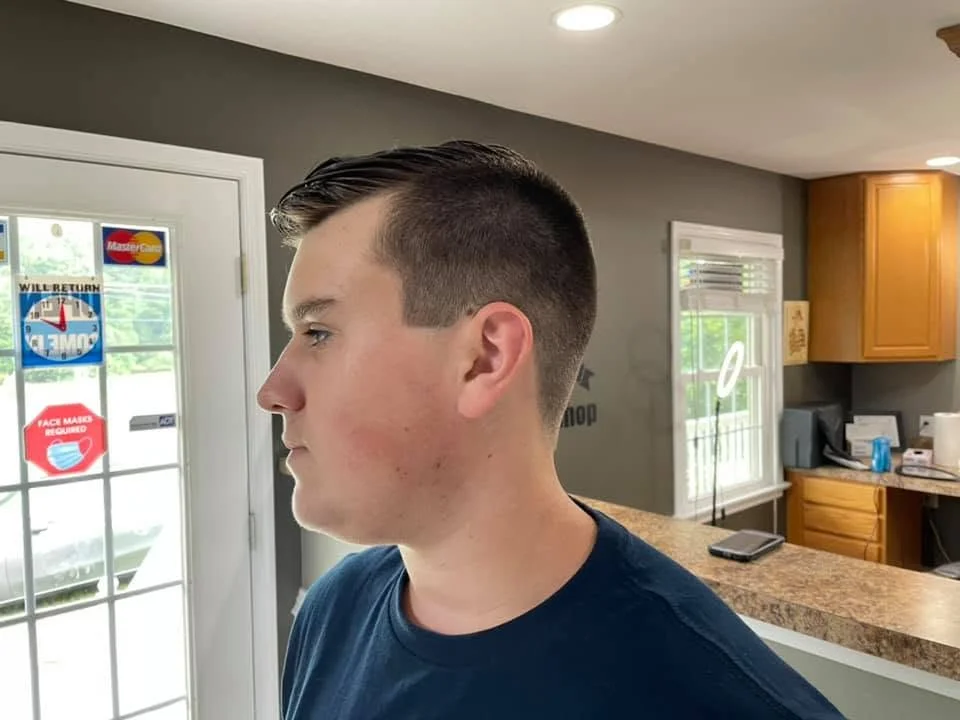
#> input picture media/gallery/cut-03.webp, 960 x 720 px, given in place of 000.webp, which was not available
$ python build_backdrop.py
#> lines starting #> are read from the running program, lines starting #| are printed output that depends on the picture
### tools/backdrop-frames/sources.py
from pathlib import Path

from settings import REPLACEMENTS_FOLDER, SOURCE_FRAMES_FOLDER, SOURCE_KEYS_FOLDER


def source_frame_path(clip: int, source_frame: int) -> Path:
    replacement: Path = REPLACEMENTS_FOLDER / f"c{clip + 1}" / f"{source_frame:03d}.webp"
    if replacement.exists():
        return replacement
    return SOURCE_FRAMES_FOLDER / f"c{clip + 1}" / f"{source_frame:03d}.webp"


# [5 lines left out: function source_key_path, not called in this run]

### tools/backdrop-frames/build_backdrop.py
import argparse
from pathlib import Path

from PIL import Image

from crop import crop_portrait, subject_center_at
from settings import (
    CLIP_COUNT,
    FRAME_STRIDE,
    KEY_NUMBERS,
    KEY_SUBJECT_CENTERS,
    OUTPUT_FOLDER,
    SOURCE_FRAMES_PER_CLIP,
    VARIANTS,
    Variant,
)
from sources import source_frame_path, source_key_path


def save_avif(image: Image.Image, size: tuple[int, int], quality: int, path: Path) -> int:
    resized: Image.Image = image if image.size == size else image.resize(size, Image.LANCZOS)
    path.parent.mkdir(parents=True, exist_ok=True)
    resized.save(path, "AVIF", quality=quality, speed=4)
    return path.stat().st_size


def build_frames(variant: Variant, clip_numbers: list[int]) -> int:
    total_bytes: int = 0
    for clip_number in clip_numbers:
        clip: int = clip_number - 1
        for kept_frame, source_frame in enumerate(range(0, SOURCE_FRAMES_PER_CLIP, FRAME_STRIDE)):
            source: Image.Image = Image.open(source_frame_path(clip, source_frame)).convert("RGB")
#> source is the input picture: PIL image 960x720 RGB; mean R, G, B 144.4, 131.9, 118.5
            if variant.is_portrait_crop:
                source = crop_portrait(source, subject_center_at(clip, source_frame))
            total_bytes += save_avif(
                source,
                variant.frame_size,
                variant.frame_quality,
                OUTPUT_FOLDER / variant.name / "frames" / f"c{clip_number}" / f"{kept_frame:03d}.avif",
            )
#> in save_avif, `resized: Image.Image = image if image.size == size else image.resize(s..`:
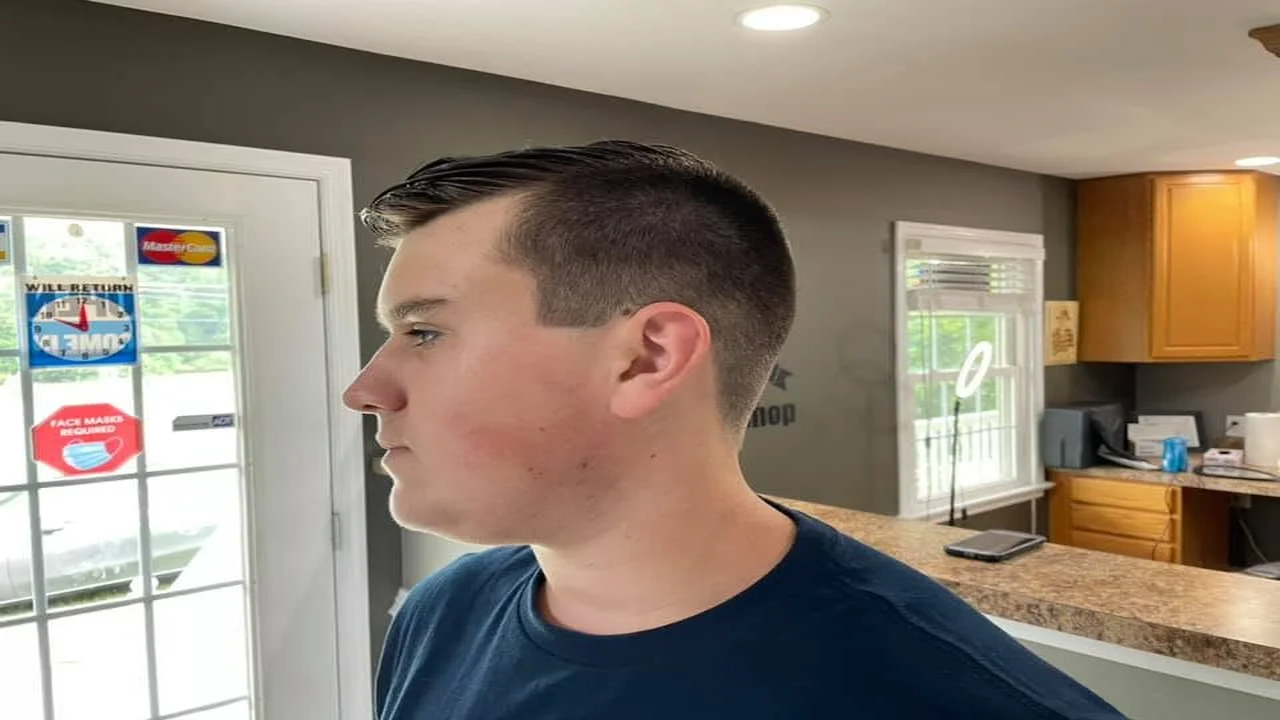
#> resized: PIL image 1280x720 RGB; mean R, G, B 144.4, 131.9, 118.5
    return total_bytes


def build_keys(variant: Variant, key_numbers: list[int]) -> int:
    total_bytes: int = 0
    for key_number in key_numbers:
        source: Image.Image = Image.open(source_key_path(key_number)).convert("RGB")
        if variant.is_portrait_crop:
            source = crop_portrait(source, KEY_SUBJECT_CENTERS[key_number - 1])
        total_bytes += save_avif(
            source,
            variant.key_size,
            variant.key_quality,
            OUTPUT_FOLDER / variant.name / "keys" / f"k{key_number}.avif",
        )
    return total_bytes


def main() -> None:
    parser: argparse.ArgumentParser = argparse.ArgumentParser(description="Build the backdrop frames and keyframes.")
    parser.add_argument("--variant", choices=[variant.name for variant in VARIANTS])
    parser.add_argument("--clips", type=int, nargs="*", help="Clip numbers to build (default: all).")
    parser.add_argument("--keys", type=int, nargs="*", help="Keyframe numbers to build (default: all).")
    arguments: argparse.Namespace = parser.parse_args()
    clip_numbers: list[int] = list(range(1, CLIP_COUNT + 1)) if arguments.clips is None else arguments.clips
    key_numbers: list[int] = KEY_NUMBERS if arguments.keys is None else arguments.keys
    for variant in VARIANTS:
        if arguments.variant and arguments.variant != variant.name:
            continue
        frame_bytes: int = build_frames(variant, clip_numbers)
        key_bytes: int = build_keys(variant, key_numbers)
        print(f"{variant.name}: frames {frame_bytes / 1e6:.2f} MB, keyframes {key_bytes / 1e6:.2f} MB")


if __name__ == "__main__":
#> (the run stopped early here; a loop or call above may not have finished)

$ run again, on media/gallery/cut-04.webp
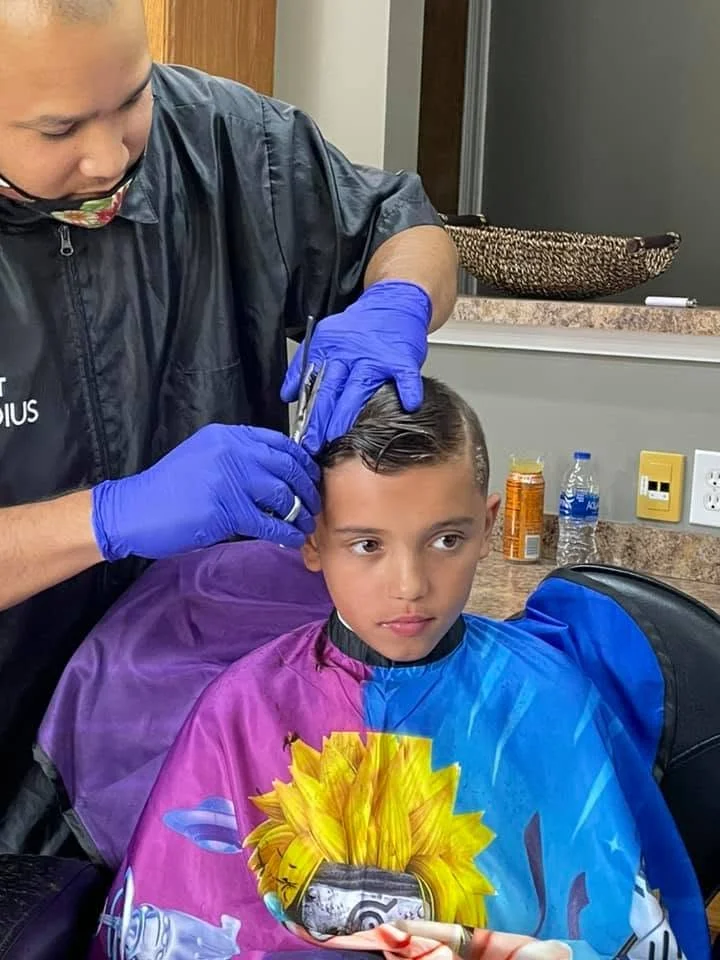
#> input picture media/gallery/cut-04.webp, 720 x 960 px, given in place of 000.webp, which was not available
#> in build_frames, source is the input picture: PIL image 720x960 RGB; mean R, G, B 102.4, 97.9, 114.5
#> in save_avif, `resized: Image.Image = image if image.size == size else image.resize(s..`:
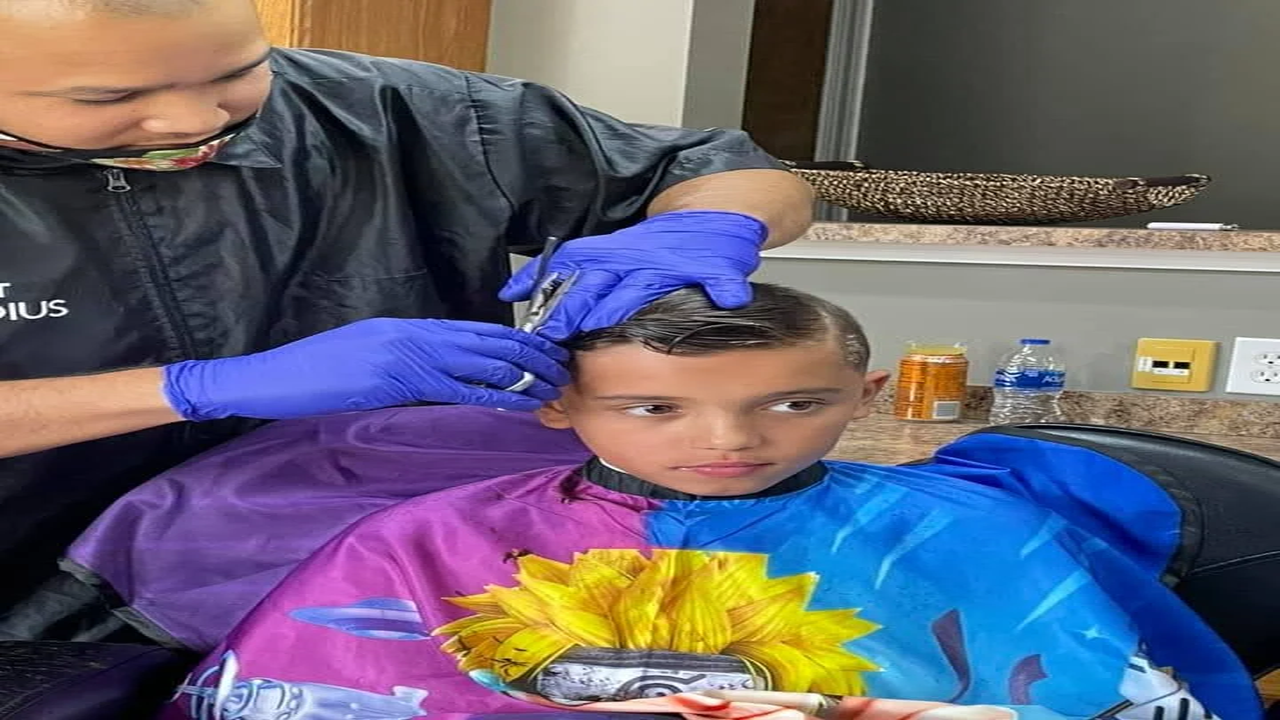
#> resized: PIL image 1280x720 RGB; mean R, G, B 102.4, 97.9, 114.5

$ run again, on media/gallery/cut-05.webp
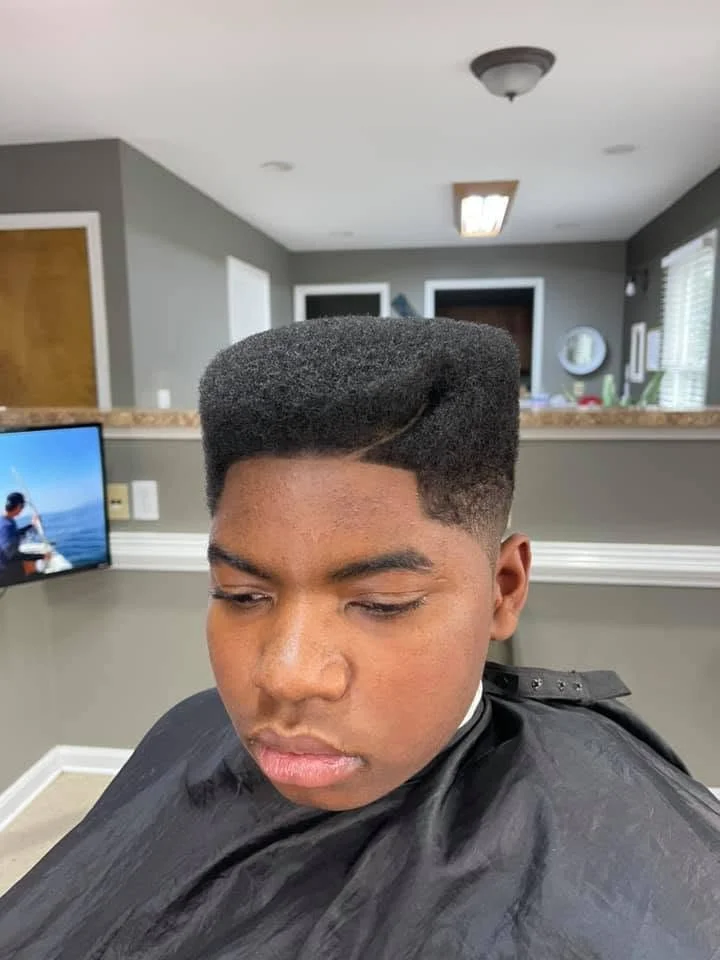
#> input picture media/gallery/cut-05.webp, 720 x 960 px, given in place of 000.webp, which was not available
#> in build_frames, source is the input picture: PIL image 720x960 RGB; mean R, G, B 138.5, 130.1, 125.6
#> in save_avif, `resized: Image.Image = image if image.size == size else image.resize(s..`:
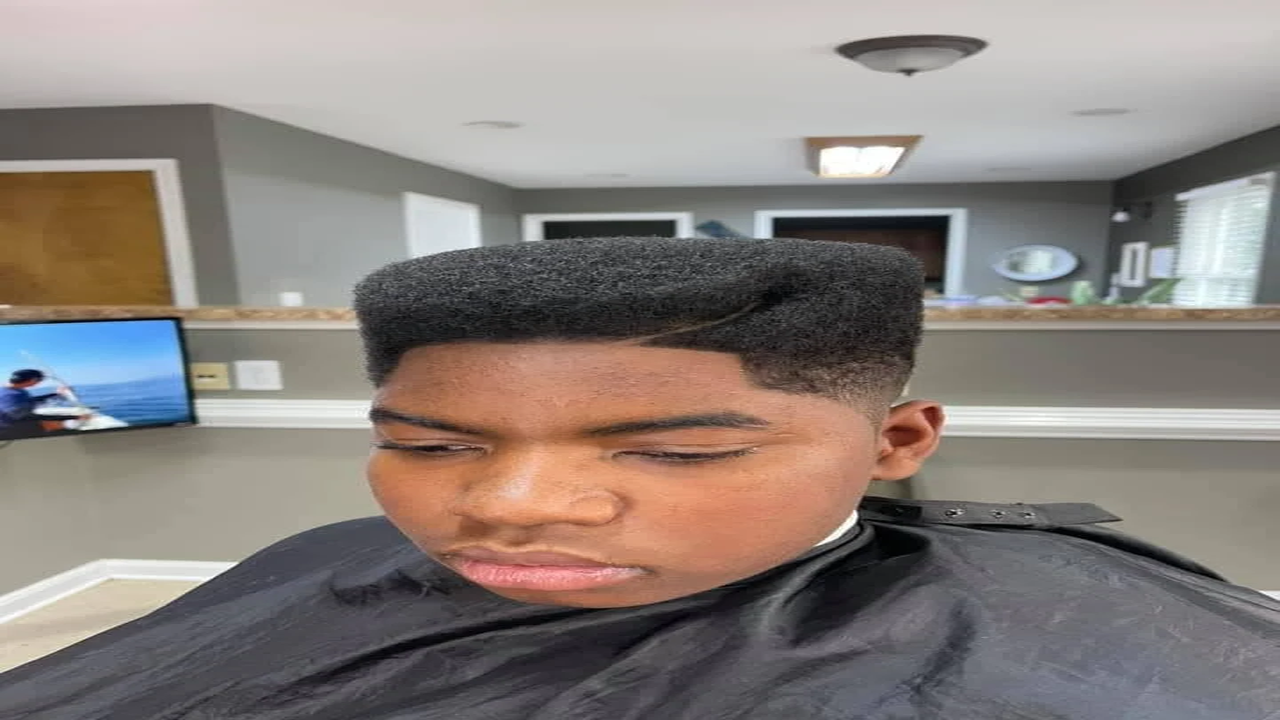
#> resized: PIL image 1280x720 RGB; mean R, G, B 138.6, 130.1, 125.6
